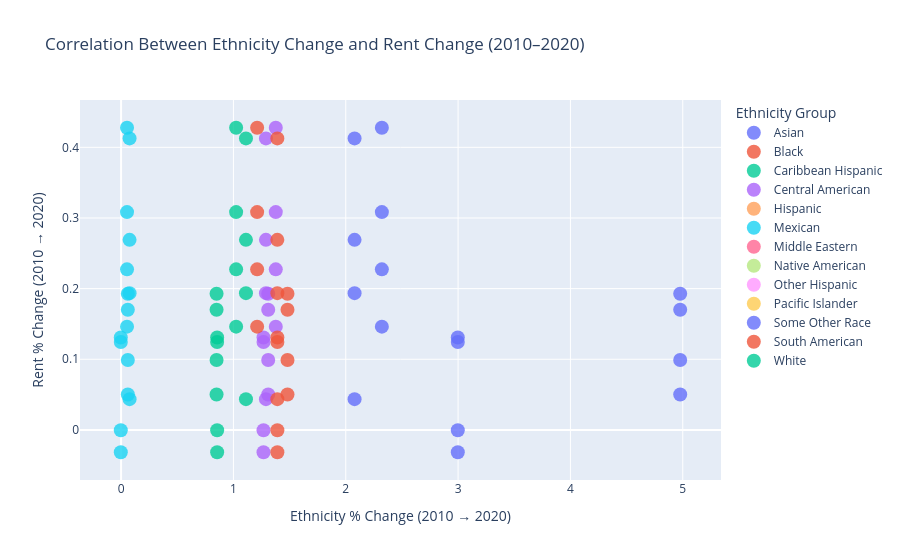

Notebook code cell kept with this figure:
### Code cell
import plotly.express as px

fig = px.scatter(
    df_merged,
    x="change_pct",
    y="rent_change_pct",
    color="group",
    hover_name="borough",
    hover_data={
        "change_pct": ":.2%",
        "rent_change_pct": ":.2%",
        "group": True,
        "borough": True
    },
    labels={
        "change_pct": "Ethnicity % Change (2010 → 2020)",
        "rent_change_pct": "Rent % Change (2010 → 2020)",
        "group": "Ethnicity Group"
    },
    title="Correlation Between Ethnicity Change and Rent Change (2010–2020)"
)

fig.update_traces(marker=dict(size=14, opacity=0.8))

fig.show()

### Figure 1 — Plotly figure (JSON) as saved in the notebook; plotly's stock layout.template omitted (floating-point values rounded to 4 significant figures)
{"data": [{"customdata": [["Asian", "BRONX"], ["Asian", "BRONX"], ["Asian", "BRONX"], ["Asian", "BRONX"], ["Asian", "BROOKLYN"], ["Asian", "BROOKLYN"], ["Asian", "BROOKLYN"], ["Asian", "BROOKLYN"], ["Asian", "MANHATTAN"], ["Asian", "MANHATTAN"], ["Asian", "MANHATTAN"], ["Asian", "MANHATTAN"], ["Asian", "QUEENS"], ["Asian", "QUEENS"], ["Asian", "QUEENS"], ["Asian", "QUEENS"], ["Asian", "STATEN ISLAND"], ["Asian", "STATEN ISLAND"], ["Asian", "STATEN ISLAND"], ["Asian", "STATEN ISLAND"]], "hovertemplate": "<b>%{hovertext}</b><br><br>Ethnicity Group=%{customdata[0]}<br>Ethnicity % Change (2010 → 2020)=%{x:.2%}<br>Rent % Change (2010 → 2020)=%{y:.2%}<br>borough=%{customdata[1]}<extra></extra>", "hovertext": ["BRONX", "BRONX", "BRONX", "BRONX", "BROOKLYN", "BROOKLYN", "BROOKLYN", "BROOKLYN", "MANHATTAN", "MANHATTAN", "MANHATTAN", "MANHATTAN", "QUEENS", "QUEENS", "QUEENS", "QUEENS", "STATEN ISLAND", "STATEN ISLAND", "STATEN ISLAND", "STATEN ISLAND"], "legendgroup": "Asian", "marker": {"color": "#636efa", "opacity": 0.8, "size": 14, "symbol": "circle"}, "mode": "markers", "name": "Asian", "orientation": "v", "showlegend": true, "type": "scatter", "x": [2.078, 2.078, 2.078, 2.078, 4.977, 4.977, 4.977, 4.977, 2.997, 2.997, 2.997, 2.997, 2.321, 2.321, 2.321, 2.321, 2.946, 2.946, 2.946, 2.946], "xaxis": "x", "y": [0.2691, 0.04355, 0.1936, 0.4126, 0.1702, 0.09909, 0.05013, 0.1928, 0.1308, -0.0005138, -0.03158, 0.1245, 0.2273, 0.1462, 0.4277, 0.3083, NaN, NaN, NaN, NaN], "yaxis": "y"}, {"customdata": [["Black", "BRONX"], ["Black", "BRONX"], ["Black", "BRONX"], ["Black", "BRONX"], ["Black", "BROOKLYN"], ["Black", "BROOKLYN"], ["Black", "BROOKLYN"], ["Black", "BROOKLYN"], ["Black", "MANHATTAN"], ["Black", "MANHATTAN"], ["Black", "MANHATTAN"], ["Black", "MANHATTAN"], ["Black", "QUEENS"], ["Black", "QUEENS"], ["Black", "QUEENS"], ["Black", "QUEENS"], ["Black", "STATEN ISLAND"], ["Black", "STATEN ISLAND"], ["Black", "STATEN ISLAND"], ["Black", "STATEN ISLAND"]], "hovertemplate": "<b>%{hovertext}</b><br><br>Ethnicity Group=%{customdata[0]}<br>Ethnicity % Change (2010 → 2020)=%{x:.2%}<br>Rent % Change (2010 → 2020)=%{y:.2%}<br>borough=%{customdata[1]}<extra></extra>", "hovertext": ["BRONX", "BRONX", "BRONX", "BRONX", "BROOKLYN", "BROOKLYN", "BROOKLYN", "BROOKLYN", "MANHATTAN", "MANHATTAN", "MANHATTAN", "MANHATTAN", "QUEENS", "QUEENS", "QUEENS", "QUEENS", "STATEN ISLAND", "STATEN ISLAND", "STATEN ISLAND", "STATEN ISLAND"], "legendgroup": "Black", "marker": {"color": "#EF553B", "opacity": 0.8, "size": 14, "symbol": "circle"}, "mode": "markers", "name": "Black", "orientation": "v", "showlegend": true, "type": "scatter", "x": [Infinity, Infinity, Infinity, Infinity, Infinity, Infinity, Infinity, Infinity, Infinity, Infinity, Infinity, Infinity, Infinity, Infinity, Infinity, Infinity, Infinity, Infinity, Infinity, Infinity], "xaxis": "x", "y": [0.2691, 0.04355, 0.1936, 0.4126, 0.1702, 0.09909, 0.05013, 0.1928, 0.1308, -0.0005138, -0.03158, 0.1245, 0.2273, 0.1462, 0.4277, 0.3083, NaN, NaN, NaN, NaN], "yaxis": "y"}, {"customdata": [["Caribbean Hispanic", "BRONX"], ["Caribbean Hispanic", "BRONX"], ["Caribbean Hispanic", "BRONX"], ["Caribbean Hispanic", "BRONX"], ["Caribbean Hispanic", "BROOKLYN"], ["Caribbean Hispanic", "BROOKLYN"], ["Caribbean Hispanic", "BROOKLYN"], ["Caribbean Hispanic", "BROOKLYN"], ["Caribbean Hispanic", "MANHATTAN"], ["Caribbean Hispanic", "MANHATTAN"], ["Caribbean Hispanic", "MANHATTAN"], ["Caribbean Hispanic", "MANHATTAN"], ["Caribbean Hispanic", "QUEENS"], ["Caribbean Hispanic", "QUEENS"], ["Caribbean Hispanic", "QUEENS"], ["Caribbean Hispanic", "QUEENS"], ["Caribbean Hispanic", "STATEN ISLAND"], ["Caribbean Hispanic", "STATEN ISLAND"], ["Caribbean Hispanic", "STATEN ISLAND"], ["Caribbean Hispanic", "STATEN ISLAND"]], "hovertemplate": "<b>%{hovertext}</b><br><br>Ethnicity Group=%{customdata[0]}<br>Ethnicity % Change (2010 → 2020)=%{x:.2%}<br>Rent % Change (2010 → 2020)=%{y:.2%}<br>borough=%{customdata[1]}<extra></extra>", "hovertext": ["BRONX", "BRONX", "BRONX", "BRONX", "BROOKLYN", "BROOKLYN", "BROOKLYN", "BROOKLYN", "MANHATTAN", "MANHATTAN", "MANHATTAN", "MANHATTAN", "QUEENS", "QUEENS", "QUEENS", "QUEENS", "STATEN ISLAND", "STATEN ISLAND", "STATEN ISLAND", "STATEN ISLAND"], "legendgroup": "Caribbean Hispanic", "marker": {"color": "#00cc96", "opacity": 0.8, "size": 14, "symbol": "circle"}, "mode": "markers", "name": "Caribbean Hispanic", "orientation": "v", "showlegend": true, "type": "scatter", "x": [1.112, 1.112, 1.112, 1.112, 0.8499, 0.8499, 0.8499, 0.8499, 0.8551, 0.8551, 0.8551, 0.8551, 1.024, 1.024, 1.024, 1.024, 1.18, 1.18, 1.18, 1.18], "xaxis": "x", "y": [0.2691, 0.04355, 0.1936, 0.4126, 0.1702, 0.09909, 0.05013, 0.1928, 0.1308, -0.0005138, -0.03158, 0.1245, 0.2273, 0.1462, 0.4277, 0.3083, NaN, NaN, NaN, NaN], "yaxis": "y"}, {"customdata": [["Central American", "BRONX"], ["Central American", "BRONX"], ["Central American", "BRONX"], ["Central American", "BRONX"], ["Central American", "BROOKLYN"], ["Central American", "BROOKLYN"], ["Central American", "BROOKLYN"], ["Central American", "BROOKLYN"], ["Central American", "MANHATTAN"], ["Central American", "MANHATTAN"], ["Central American", "MANHATTAN"], ["Central American", "MANHATTAN"], ["Central American", "QUEENS"], ["Central American", "QUEENS"], ["Central American", "QUEENS"], ["Central American", "QUEENS"], ["Central American", "STATEN ISLAND"], ["Central American", "STATEN ISLAND"], ["Central American", "STATEN ISLAND"], ["Central American", "STATEN ISLAND"]], "hovertemplate": "<b>%{hovertext}</b><br><br>Ethnicity Group=%{customdata[0]}<br>Ethnicity % Change (2010 → 2020)=%{x:.2%}<br>Rent % Change (2010 → 2020)=%{y:.2%}<br>borough=%{customdata[1]}<extra></extra>", "hovertext": ["BRONX", "BRONX", "BRONX", "BRONX", "BROOKLYN", "BROOKLYN", "BROOKLYN", "BROOKLYN", "MANHATTAN", "MANHATTAN", "MANHATTAN", "MANHATTAN", "QUEENS", "QUEENS", "QUEENS", "QUEENS", "STATEN ISLAND", "STATEN ISLAND", "STATEN ISLAND", "STATEN ISLAND"], "legendgroup": "Central American", "marker": {"color": "#ab63fa", "opacity": 0.8, "size": 14, "symbol": "circle"}, "mode": "markers", "name": "Central American", "orientation": "v", "showlegend": true, "type": "scatter", "x": [1.29, 1.29, 1.29, 1.29, 1.31, 1.31, 1.31, 1.31, 1.268, 1.268, 1.268, 1.268, 1.377, 1.377, 1.377, 1.377, 1.891, 1.891, 1.891, 1.891], "xaxis": "x", "y": [0.2691, 0.04355, 0.1936, 0.4126, 0.1702, 0.09909, 0.05013, 0.1928, 0.1308, -0.0005138, -0.03158, 0.1245, 0.2273, 0.1462, 0.4277, 0.3083, NaN, NaN, NaN, NaN], "yaxis": "y"}, {"customdata": [["Hispanic", "BRONX"], ["Hispanic", "BRONX"], ["Hispanic", "BRONX"], ["Hispanic", "BRONX"], ["Hispanic", "BROOKLYN"], ["Hispanic", "BROOKLYN"], ["Hispanic", "BROOKLYN"], ["Hispanic", "BROOKLYN"], ["Hispanic", "MANHATTAN"], ["Hispanic", "MANHATTAN"], ["Hispanic", "MANHATTAN"], ["Hispanic", "MANHATTAN"], ["Hispanic", "QUEENS"], ["Hispanic", "QUEENS"], ["Hispanic", "QUEENS"], ["Hispanic", "QUEENS"], ["Hispanic", "STATEN ISLAND"], ["Hispanic", "STATEN ISLAND"], ["Hispanic", "STATEN ISLAND"], ["Hispanic", "STATEN ISLAND"]], "hovertemplate": "<b>%{hovertext}</b><br><br>Ethnicity Group=%{customdata[0]}<br>Ethnicity % Change (2010 → 2020)=%{x:.2%}<br>Rent % Change (2010 → 2020)=%{y:.2%}<br>borough=%{customdata[1]}<extra></extra>", "hovertext": ["BRONX", "BRONX", "BRONX", "BRONX", "BROOKLYN", "BROOKLYN", "BROOKLYN", "BROOKLYN", "MANHATTAN", "MANHATTAN", "MANHATTAN", "MANHATTAN", "QUEENS", "QUEENS", "QUEENS", "QUEENS", "STATEN ISLAND", "STATEN ISLAND", "STATEN ISLAND", "STATEN ISLAND"], "legendgroup": "Hispanic", "marker": {"color": "#FFA15A", "opacity": 0.8, "size": 14, "symbol": "circle"}, "mode": "markers", "name": "Hispanic", "orientation": "v", "showlegend": true, "type": "scatter", "x": [NaN, NaN, NaN, NaN, NaN, NaN, NaN, NaN, NaN, NaN, NaN, NaN, NaN, NaN, NaN, NaN, NaN, NaN, NaN, NaN], "xaxis": "x", "y": [0.2691, 0.04355, 0.1936, 0.4126, 0.1702, 0.09909, 0.05013, 0.1928, 0.1308, -0.0005138, -0.03158, 0.1245, 0.2273, 0.1462, 0.4277, 0.3083, NaN, NaN, NaN, NaN], "yaxis": "y"}, {"customdata": [["Mexican", "BRONX"], ["Mexican", "BRONX"], ["Mexican", "BRONX"], ["Mexican", "BRONX"], ["Mexican", "BROOKLYN"], ["Mexican", "BROOKLYN"], ["Mexican", "BROOKLYN"], ["Mexican", "BROOKLYN"], ["Mexican", "MANHATTAN"], ["Mexican", "MANHATTAN"], ["Mexican", "MANHATTAN"], ["Mexican", "MANHATTAN"], ["Mexican", "QUEENS"], ["Mexican", "QUEENS"], ["Mexican", "QUEENS"], ["Mexican", "QUEENS"], ["Mexican", "STATEN ISLAND"], ["Mexican", "STATEN ISLAND"], ["Mexican", "STATEN ISLAND"], ["Mexican", "STATEN ISLAND"]], "hovertemplate": "<b>%{hovertext}</b><br><br>Ethnicity Group=%{customdata[0]}<br>Ethnicity % Change (2010 → 2020)=%{x:.2%}<br>Rent % Change (2010 → 2020)=%{y:.2%}<br>borough=%{customdata[1]}<extra></extra>", "hovertext": ["BRONX", "BRONX", "BRONX", "BRONX", "BROOKLYN", "BROOKLYN", "BROOKLYN", "BROOKLYN", "MANHATTAN", "MANHATTAN", "MANHATTAN", "MANHATTAN", "QUEENS", "QUEENS", "QUEENS", "QUEENS", "STATEN ISLAND", "STATEN ISLAND", "STATEN ISLAND", "STATEN ISLAND"], "legendgroup": "Mexican", "marker": {"color": "#19d3f3", "opacity": 0.8, "size": 14, "symbol": "circle"}, "mode": "markers", "name": "Mexican", "orientation": "v", "showlegend": true, "type": "scatter", "x": [0.07544, 0.07544, 0.07544, 0.07544, 0.05996, 0.05996, 0.05996, 0.05996, -0.002597, -0.002597, -0.002597, -0.002597, 0.05276, 0.05276, 0.05276, 0.05276, 0.1819, 0.1819, 0.1819, 0.1819], "xaxis": "x", "y": [0.2691, 0.04355, 0.1936, 0.4126, 0.1702, 0.09909, 0.05013, 0.1928, 0.1308, -0.0005138, -0.03158, 0.1245, 0.2273, 0.1462, 0.4277, 0.3083, NaN, NaN, NaN, NaN], "yaxis": "y"}, {"customdata": [["Middle Eastern", "BRONX"], ["Middle Eastern", "BRONX"], ["Middle Eastern", "BRONX"], ["Middle Eastern", "BRONX"], ["Middle Eastern", "BROOKLYN"], ["Middle Eastern", "BROOKLYN"], ["Middle Eastern", "BROOKLYN"], ["Middle Eastern", "BROOKLYN"], ["Middle Eastern", "MANHATTAN"], ["Middle Eastern", "MANHATTAN"], ["Middle Eastern", "MANHATTAN"], ["Middle Eastern", "MANHATTAN"], ["Middle Eastern", "QUEENS"], ["Middle Eastern", "QUEENS"], ["Middle Eastern", "QUEENS"], ["Middle Eastern", "QUEENS"], ["Middle Eastern", "STATEN ISLAND"], ["Middle Eastern", "STATEN ISLAND"], ["Middle Eastern", "STATEN ISLAND"], ["Middle Eastern", "STATEN ISLAND"]], "hovertemplate": "<b>%{hovertext}</b><br><br>Ethnicity Group=%{customdata[0]}<br>Ethnicity % Change (2010 → 2020)=%{x:.2%}<br>Rent % Change (2010 → 2020)=%{y:.2%}<br>borough=%{customdata[1]}<extra></extra>", "hovertext": ["BRONX", "BRONX", "BRONX", "BRONX", "BROOKLYN", "BROOKLYN", "BROOKLYN", "BROOKLYN", "MANHATTAN", "MANHATTAN", "MANHATTAN", "MANHATTAN", "QUEENS", "QUEENS", "QUEENS", "QUEENS", "STATEN ISLAND", "STATEN ISLAND", "STATEN ISLAND", "STATEN ISLAND"], "legendgroup": "Middle Eastern", "marker": {"color": "#FF6692", "opacity": 0.8, "size": 14, "symbol": "circle"}, "mode": "markers", "name": "Middle Eastern", "orientation": "v", "showlegend": true, "type": "scatter", "x": [Infinity, Infinity, Infinity, Infinity, Infinity, Infinity, Infinity, Infinity, Infinity, Infinity, Infinity, Infinity, Infinity, Infinity, Infinity, Infinity, Infinity, Infinity, Infinity, Infinity], "xaxis": "x", "y": [0.2691, 0.04355, 0.1936, 0.4126, 0.1702, 0.09909, 0.05013, 0.1928, 0.1308, -0.0005138, -0.03158, 0.1245, 0.2273, 0.1462, 0.4277, 0.3083, NaN, NaN, NaN, NaN], "yaxis": "y"}, {"customdata": [["Native American", "BRONX"], ["Native American", "BRONX"], ["Native American", "BRONX"], ["Native American", "BRONX"], ["Native American", "BROOKLYN"], ["Native American", "BROOKLYN"], ["Native American", "BROOKLYN"], ["Native American", "BROOKLYN"], ["Native American", "MANHATTAN"], ["Native American", "MANHATTAN"], ["Native American", "MANHATTAN"], ["Native American", "MANHATTAN"], ["Native American", "QUEENS"], ["Native American", "QUEENS"], ["Native American", "QUEENS"], ["Native American", "QUEENS"], ["Native American", "STATEN ISLAND"], ["Native American", "STATEN ISLAND"], ["Native American", "STATEN ISLAND"], ["Native American", "STATEN ISLAND"]], "hovertemplate": "<b>%{hovertext}</b><br><br>Ethnicity Group=%{customdata[0]}<br>Ethnicity % Change (2010 → 2020)=%{x:.2%}<br>Rent % Change (2010 → 2020)=%{y:.2%}<br>borough=%{customdata[1]}<extra></extra>", "hovertext": ["BRONX", "BRONX", "BRONX", "BRONX", "BROOKLYN", "BROOKLYN", "BROOKLYN", "BROOKLYN", "MANHATTAN", "MANHATTAN", "MANHATTAN", "MANHATTAN", "QUEENS", "QUEENS", "QUEENS", "QUEENS", "STATEN ISLAND", "STATEN ISLAND", "STATEN ISLAND", "STATEN ISLAND"], "legendgroup": "Native American", "marker": {"color": "#B6E880", "opacity": 0.8, "size": 14, "symbol": "circle"}, "mode": "markers", "name": "Native American", "orientation": "v", "showlegend": true, "type": "scatter", "x": [Infinity, Infinity, Infinity, Infinity, Infinity, Infinity, Infinity, Infinity, Infinity, Infinity, Infinity, Infinity, Infinity, Infinity, Infinity, Infinity, Infinity, Infinity, Infinity, Infinity], "xaxis": "x", "y": [0.2691, 0.04355, 0.1936, 0.4126, 0.1702, 0.09909, 0.05013, 0.1928, 0.1308, -0.0005138, -0.03158, 0.1245, 0.2273, 0.1462, 0.4277, 0.3083, NaN, NaN, NaN, NaN], "yaxis": "y"}, {"customdata": [["Other Hispanic", "BRONX"], ["Other Hispanic", "BRONX"], ["Other Hispanic", "BRONX"], ["Other Hispanic", "BRONX"], ["Other Hispanic", "BROOKLYN"], ["Other Hispanic", "BROOKLYN"], ["Other Hispanic", "BROOKLYN"], ["Other Hispanic", "BROOKLYN"], ["Other Hispanic", "MANHATTAN"], ["Other Hispanic", "MANHATTAN"], ["Other Hispanic", "MANHATTAN"], ["Other Hispanic", "MANHATTAN"], ["Other Hispanic", "QUEENS"], ["Other Hispanic", "QUEENS"], ["Other Hispanic", "QUEENS"], ["Other Hispanic", "QUEENS"], ["Other Hispanic", "STATEN ISLAND"], ["Other Hispanic", "STATEN ISLAND"], ["Other Hispanic", "STATEN ISLAND"], ["Other Hispanic", "STATEN ISLAND"]], "hovertemplate": "<b>%{hovertext}</b><br><br>Ethnicity Group=%{customdata[0]}<br>Ethnicity % Change (2010 → 2020)=%{x:.2%}<br>Rent % Change (2010 → 2020)=%{y:.2%}<br>borough=%{customdata[1]}<extra></extra>", "hovertext": ["BRONX", "BRONX", "BRONX", "BRONX", "BROOKLYN", "BROOKLYN", "BROOKLYN", "BROOKLYN", "MANHATTAN", "MANHATTAN", "MANHATTAN", "MANHATTAN", "QUEENS", "QUEENS", "QUEENS", "QUEENS", "STATEN ISLAND", "STATEN ISLAND", "STATEN ISLAND", "STATEN ISLAND"], "legendgroup": "Other Hispanic", "marker": {"color": "#FF97FF", "opacity": 0.8, "size": 14, "symbol": "circle"}, "mode": "markers", "name": "Other Hispanic", "orientation": "v", "showlegend": true, "type": "scatter", "x": [Infinity, Infinity, Infinity, Infinity, Infinity, Infinity, Infinity, Infinity, Infinity, Infinity, Infinity, Infinity, Infinity, Infinity, Infinity, Infinity, Infinity, Infinity, Infinity, Infinity], "xaxis": "x", "y": [0.2691, 0.04355, 0.1936, 0.4126, 0.1702, 0.09909, 0.05013, 0.1928, 0.1308, -0.0005138, -0.03158, 0.1245, 0.2273, 0.1462, 0.4277, 0.3083, NaN, NaN, NaN, NaN], "yaxis": "y"}, {"customdata": [["Pacific Islander", "BRONX"], ["Pacific Islander", "BRONX"], ["Pacific Islander", "BRONX"], ["Pacific Islander", "BRONX"], ["Pacific Islander", "BROOKLYN"], ["Pacific Islander", "BROOKLYN"], ["Pacific Islander", "BROOKLYN"], ["Pacific Islander", "BROOKLYN"], ["Pacific Islander", "MANHATTAN"], ["Pacific Islander", "MANHATTAN"], ["Pacific Islander", "MANHATTAN"], ["Pacific Islander", "MANHATTAN"], ["Pacific Islander", "QUEENS"], ["Pacific Islander", "QUEENS"], ["Pacific Islander", "QUEENS"], ["Pacific Islander", "QUEENS"], ["Pacific Islander", "STATEN ISLAND"], ["Pacific Islander", "STATEN ISLAND"], ["Pacific Islander", "STATEN ISLAND"], ["Pacific Islander", "STATEN ISLAND"]], "hovertemplate": "<b>%{hovertext}</b><br><br>Ethnicity Group=%{customdata[0]}<br>Ethnicity % Change (2010 → 2020)=%{x:.2%}<br>Rent % Change (2010 → 2020)=%{y:.2%}<br>borough=%{customdata[1]}<extra></extra>", "hovertext": ["BRONX", "BRONX", "BRONX", "BRONX", "BROOKLYN", "BROOKLYN", "BROOKLYN", "BROOKLYN", "MANHATTAN", "MANHATTAN", "MANHATTAN", "MANHATTAN", "QUEENS", "QUEENS", "QUEENS", "QUEENS", "STATEN ISLAND", "STATEN ISLAND", "STATEN ISLAND", "STATEN ISLAND"], "legendgroup": "Pacific Islander", "marker": {"color": "#FECB52", "opacity": 0.8, "size": 14, "symbol": "circle"}, "mode": "markers", "name": "Pacific Islander", "orientation": "v", "showlegend": true, "type": "scatter", "x": [Infinity, Infinity, Infinity, Infinity, Infinity, Infinity, Infinity, Infinity, Infinity, Infinity, Infinity, Infinity, Infinity, Infinity, Infinity, Infinity, Infinity, Infinity, Infinity, Infinity], "xaxis": "x", "y": [0.2691, 0.04355, 0.1936, 0.4126, 0.1702, 0.09909, 0.05013, 0.1928, 0.1308, -0.0005138, -0.03158, 0.1245, 0.2273, 0.1462, 0.4277, 0.3083, NaN, NaN, NaN, NaN], "yaxis": "y"}, {"customdata": [["Some Other Race", "BRONX"], ["Some Other Race", "BRONX"], ["Some Other Race", "BRONX"], ["Some Other Race", "BRONX"], ["Some Other Race", "BROOKLYN"], ["Some Other Race", "BROOKLYN"], ["Some Other Race", "BROOKLYN"], ["Some Other Race", "BROOKLYN"], ["Some Other Race", "MANHATTAN"], ["Some Other Race", "MANHATTAN"], ["Some Other Race", "MANHATTAN"], ["Some Other Race", "MANHATTAN"], ["Some Other Race", "QUEENS"], ["Some Other Race", "QUEENS"], ["Some Other Race", "QUEENS"], ["Some Other Race", "QUEENS"], ["Some Other Race", "STATEN ISLAND"], ["Some Other Race", "STATEN ISLAND"], ["Some Other Race", "STATEN ISLAND"], ["Some Other Race", "STATEN ISLAND"]], "hovertemplate": "<b>%{hovertext}</b><br><br>Ethnicity Group=%{customdata[0]}<br>Ethnicity % Change (2010 → 2020)=%{x:.2%}<br>Rent % Change (2010 → 2020)=%{y:.2%}<br>borough=%{customdata[1]}<extra></extra>", "hovertext": ["BRONX", "BRONX", "BRONX", "BRONX", "BROOKLYN", "BROOKLYN", "BROOKLYN", "BROOKLYN", "MANHATTAN", "MANHATTAN", "MANHATTAN", "MANHATTAN", "QUEENS", "QUEENS", "QUEENS", "QUEENS", "STATEN ISLAND", "STATEN ISLAND", "STATEN ISLAND", "STATEN ISLAND"], "legendgroup": "Some Other Race", "marker": {"color": "#636efa", "opacity": 0.8, "size": 14, "symbol": "circle"}, "mode": "markers", "name": "Some Other Race", "orientation": "v", "showlegend": true, "type": "scatter", "x": [Infinity, Infinity, Infinity, Infinity, Infinity, Infinity, Infinity, Infinity, Infinity, Infinity, Infinity, Infinity, Infinity, Infinity, Infinity, Infinity, Infinity, Infinity, Infinity, Infinity], "xaxis": "x", "y": [0.2691, 0.04355, 0.1936, 0.4126, 0.1702, 0.09909, 0.05013, 0.1928, 0.1308, -0.0005138, -0.03158, 0.1245, 0.2273, 0.1462, 0.4277, 0.3083, NaN, NaN, NaN, NaN], "yaxis": "y"}, {"customdata": [["South American", "BRONX"], ["South American", "BRONX"], ["South American", "BRONX"], ["South American", "BRONX"], ["South American", "BROOKLYN"], ["South American", "BROOKLYN"], ["South American", "BROOKLYN"], ["South American", "BROOKLYN"], ["South American", "MANHATTAN"], ["South American", "MANHATTAN"], ["South American", "MANHATTAN"], ["South American", "MANHATTAN"], ["South American", "QUEENS"], ["South American", "QUEENS"], ["South American", "QUEENS"], ["South American", "QUEENS"], ["South American", "STATEN ISLAND"], ["South American", "STATEN ISLAND"], ["South American", "STATEN ISLAND"], ["South American", "STATEN ISLAND"]], "hovertemplate": "<b>%{hovertext}</b><br><br>Ethnicity Group=%{customdata[0]}<br>Ethnicity % Change (2010 → 2020)=%{x:.2%}<br>Rent % Change (2010 → 2020)=%{y:.2%}<br>borough=%{customdata[1]}<extra></extra>", "hovertext": ["BRONX", "BRONX", "BRONX", "BRONX", "BROOKLYN", "BROOKLYN", "BROOKLYN", "BROOKLYN", "MANHATTAN", "MANHATTAN", "MANHATTAN", "MANHATTAN", "QUEENS", "QUEENS", "QUEENS", "QUEENS", "STATEN ISLAND", "STATEN ISLAND", "STATEN ISLAND", "STATEN ISLAND"], "legendgroup": "South American", "marker": {"color": "#EF553B", "opacity": 0.8, "size": 14, "symbol": "circle"}, "mode": "markers", "name": "South American", "orientation": "v", "showlegend": true, "type": "scatter", "x": [1.391, 1.391, 1.391, 1.391, 1.481, 1.481, 1.481, 1.481, 1.391, 1.391, 1.391, 1.391, 1.211, 1.211, 1.211, 1.211, 1.745, 1.745, 1.745, 1.745], "xaxis": "x", "y": [0.2691, 0.04355, 0.1936, 0.4126, 0.1702, 0.09909, 0.05013, 0.1928, 0.1308, -0.0005138, -0.03158, 0.1245, 0.2273, 0.1462, 0.4277, 0.3083, NaN, NaN, NaN, NaN], "yaxis": "y"}, {"customdata": [["White", "BRONX"], ["White", "BRONX"], ["White", "BRONX"], ["White", "BRONX"], ["White", "BROOKLYN"], ["White", "BROOKLYN"], ["White", "BROOKLYN"], ["White", "BROOKLYN"], ["White", "MANHATTAN"], ["White", "MANHATTAN"], ["White", "MANHATTAN"], ["White", "MANHATTAN"], ["White", "QUEENS"], ["White", "QUEENS"], ["White", "QUEENS"], ["White", "QUEENS"], ["White", "STATEN ISLAND"], ["White", "STATEN ISLAND"], ["White", "STATEN ISLAND"], ["White", "STATEN ISLAND"]], "hovertemplate": "<b>%{hovertext}</b><br><br>Ethnicity Group=%{customdata[0]}<br>Ethnicity % Change (2010 → 2020)=%{x:.2%}<br>Rent % Change (2010 → 2020)=%{y:.2%}<br>borough=%{customdata[1]}<extra></extra>", "hovertext": ["BRONX", "BRONX", "BRONX", "BRONX", "BROOKLYN", "BROOKLYN", "BROOKLYN", "BROOKLYN", "MANHATTAN", "MANHATTAN", "MANHATTAN", "MANHATTAN", "QUEENS", "QUEENS", "QUEENS", "QUEENS", "STATEN ISLAND", "STATEN ISLAND", "STATEN ISLAND", "STATEN ISLAND"], "legendgroup": "White", "marker": {"color": "#00cc96", "opacity": 0.8, "size": 14, "symbol": "circle"}, "mode": "markers", "name": "White", "orientation": "v", "showlegend": true, "type": "scatter", "x": [Infinity, Infinity, Infinity, Infinity, Infinity, Infinity, Infinity, Infinity, Infinity, Infinity, Infinity, Infinity, Infinity, Infinity, Infinity, Infinity, Infinity, Infinity, Infinity, Infinity], "xaxis": "x", "y": [0.2691, 0.04355, 0.1936, 0.4126, 0.1702, 0.09909, 0.05013, 0.1928, 0.1308, -0.0005138, -0.03158, 0.1245, 0.2273, 0.1462, 0.4277, 0.3083, NaN, NaN, NaN, NaN], "yaxis": "y"}], "layout": {"legend": {"title": {"text": "Ethnicity Group"}, "tracegroupgap": 0}, "title": {"text": "Correlation Between Ethnicity Change and Rent Change (2010–2020)"}, "xaxis": {"anchor": "y", "domain": [0, 1], "title": {"text": "Ethnicity % Change (2010 → 2020)"}}, "yaxis": {"anchor": "x", "domain": [0, 1], "title": {"text": "Rent % Change (2010 → 2020)"}}}}
